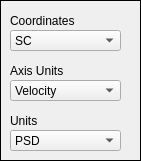
          <widget class="QFrame" name="frame_axisAndUnits">
           <property name="geometry">
            <rect>
             <x>170</x>
             <y>0</y>
             <width>141</width>
             <height>161</height>
            </rect>
           </property>
           <property name="frameShape">
            <enum>QFrame::Box</enum>
           </property>
           <widget class="QLabel" name="label_coordinates">
            <property name="geometry">
             <rect>
              <x>10</x>
              <y>10</y>
              <width>91</width>
              <height>21</height>
             </rect>
            </property>
            <property name="text">
             <string>Coordinates</string>
            </property>
           </widget>
           <widget class="QComboBox" name="comboBox_coordinates">
            <property name="geometry">
             <rect>
              <x>10</x>
              <y>30</y>
              <width>111</width>
              <height>21</height>
             </rect>
            </property>
            <property name="iconSize">
             <size>
              <width>16</width>
              <height>16</height>
             </size>
            </property>
            <item>
             <property name="text">
              <string>SC</string>
             </property>
            </item>
            <item>
             <property name="text">
              <string>MAG</string>
             </property>
            </item>
           </widget>
           <widget class="QLabel" name="label_axisUnits">
            <property name="geometry">
             <rect>
              <x>10</x>
              <y>60</y>
              <width>81</width>
              <height>21</height>
             </rect>
            </property>
            <property name="text">
             <string>Axis Units</string>
            </property>
           </widget>
           <widget class="QComboBox" name="comboBox_axisUnits">
            <property name="geometry">
             <rect>
              <x>10</x>
              <y>80</y>
              <width>111</width>
              <height>21</height>
             </rect>
            </property>
            <item>
             <property name="text">
              <string>Velocity</string>
             </property>
            </item>
            <item>
             <property name="text">
              <string>Energy</string>
             </property>
            </item>
           </widget>
           <widget class="QLabel" name="label_units">
            <property name="geometry">
             <rect>
              <x>10</x>
              <y>110</y>
              <width>61</width>
              <height>21</height>
             </rect>
            </property>
            <property name="text">
             <string>Units</string>
            </property>
           </widget>
           <widget class="QComboBox" name="comboBox_units">
            <property name="geometry">
             <rect>
              <x>10</x>
              <y>130</y>
              <width>111</width>
              <height>21</height>
             </rect>
            </property>
            <item>
             <property name="text">
              <string>PSD</string>
             </property>
            </item>
            <item>
             <property name="text">
              <string>FLUX</string>
             </property>
            </item>
           </widget>
          </widget>
